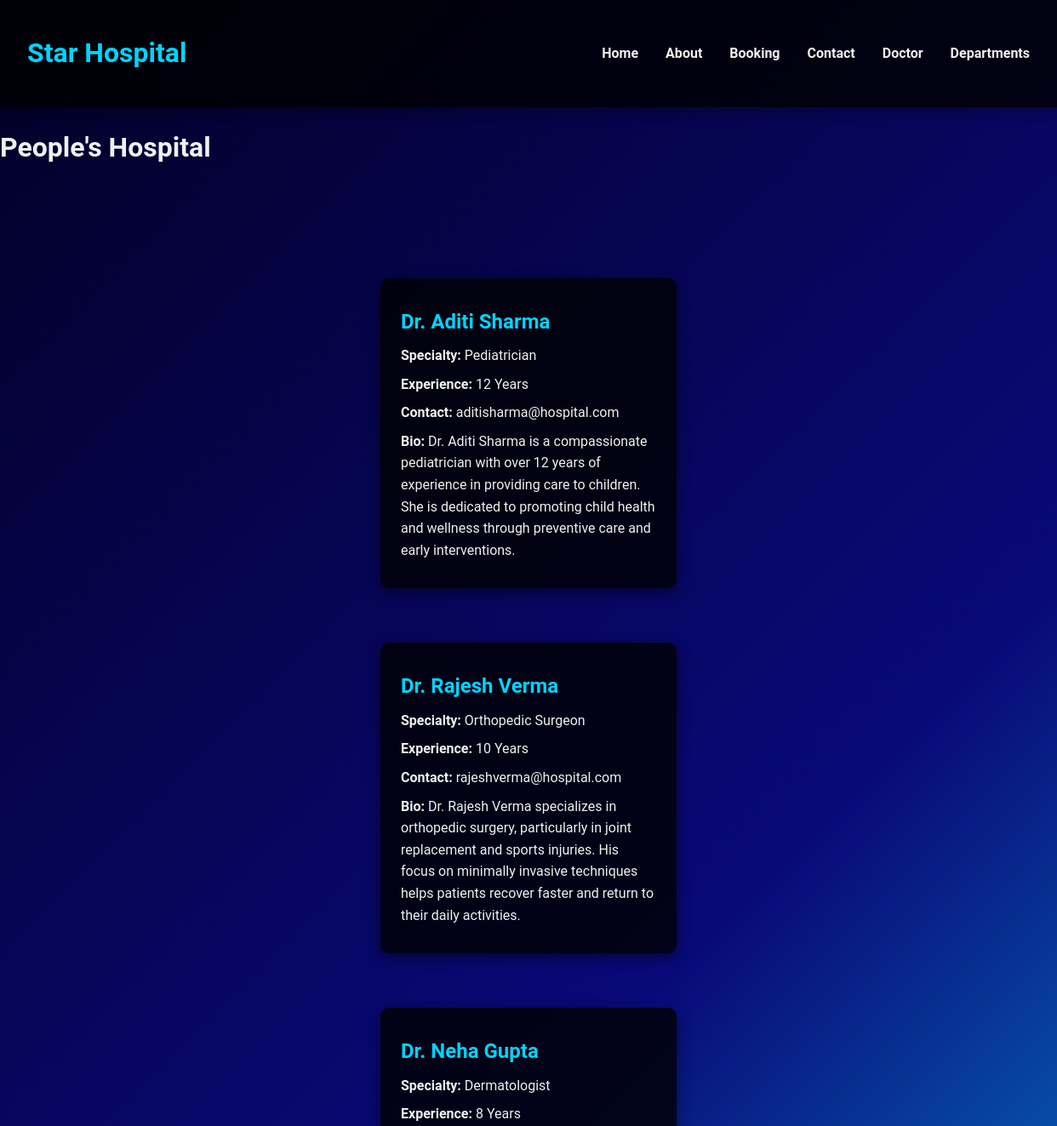
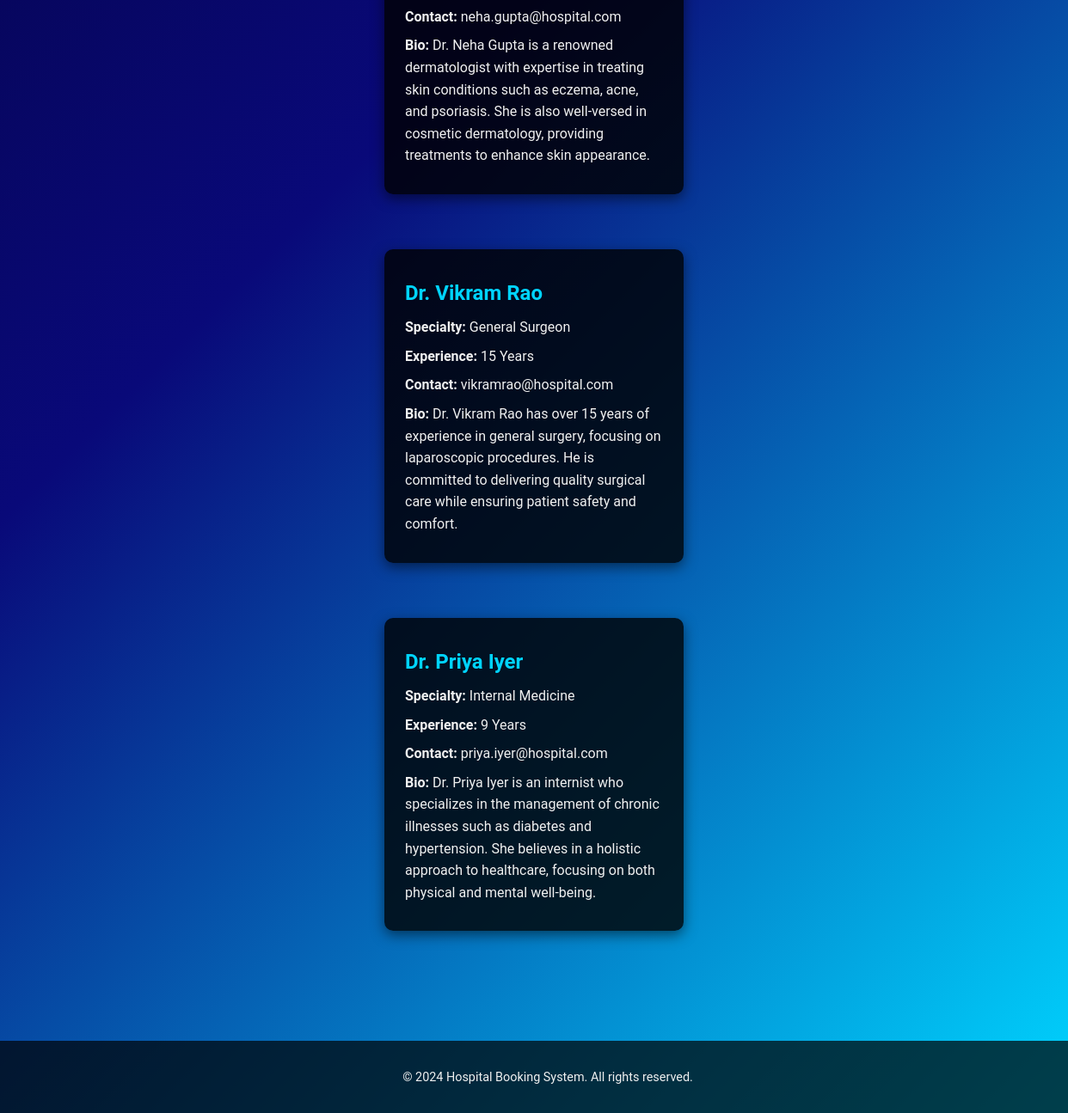
Screenshot of /doctor/ with the database file from the repository (2 pictures, top to bottom).
### home/models.py (models this page shows, shortened)
class Doctor(models.Model):
    name = models.CharField(max_length=100)  # Doctor's full name
    specialty = models.CharField(max_length=100)  # Area of specialization
    experience_years = models.PositiveIntegerField()  # Years of experience
    contact_email = models.EmailField()  # Contact email
    bio = models.TextField()  # Brief biography
    image = models.ImageField(upload_to='doctors/images/', blank=True, null=True)  # Profile image

### home/views.py (the view)
# urls.py: path('doctor/', views.doctor, name='doctor'),
def doctor(request):
    doctors = Doctor.objects.all()
    return render(request,'doctor.html', {'doctors': doctors})

### templates/doctor.html (shortened to what this page needs)
{% extends "index.html" %}
{% load static %}
    {% block content %}
    <section class="doctor-section">
    <div class="container">
        {% for doctor in doctors %}
        <div class="doctor-box">
            <div class="doctor">
                <h2>{{ doctor.name }}</h2>
                <p><strong>Specialty:</strong> {{ doctor.specialty }}</p>
                <p><strong>Experience:</strong> {{ doctor.experience_years }} Years</p>
                <p><strong>Contact:</strong> {{ doctor.contact_email }}</p>
                <p><strong>Bio:</strong> {{ doctor.bio }}</p>
            </div>
        </div>
        {% empty %}
            <p>No doctors available at the moment.</p>
        {% endfor %}
    </div>
</section>
</body>
{% endblock %}

### templates/index.html (shortened to what this page needs)
{% load static %}
<!DOCTYPE html>
<html lang="en">
<head>
    <link rel="stylesheet" href="{% static 'css/index.css' %}">
</head>
<body>
    <header>
        <h1>Star Hospital</h1>
        <nav>
            <ul>
                <li><a href="{% url 'index' %}">Home</a></li>
                <li><a href="{% url 'about' %}">About</a></li>
                <li><a href="{% url 'booking' %}">Booking</a></li>
                <li><a href="{% url 'contact' %}">Contact</a></li>
                <li><a href="{% url 'doctor' %}">Doctor</a></li>
                <li><a href="{% url 'department' %}">Departments</a></li>
            </ul>
        </nav>
    </header>
    <h1>{% block header %}People's Hospital{% endblock %}</h1>
    {% block content %}{% endblock %}
    <footer>
        <p>&copy; 2024 Hospital Booking System. All rights reserved.</p>
    </footer>
</body>
</html>

### static/css/index.css (style rules this page uses)
body { font-family: 'Roboto', sans-serif; background: linear-gradient(135deg, #020024, #090979, #00d4ff); color: #f0f0f0; margin: 0; line-height: 1.6; scroll-behavior: smooth; }
section { padding: 3rem 2rem; margin: 2rem 0; }
header { background: rgba(0, 0, 0, 0.8); display: flex; justify-content: space-between; align-items: center; padding: 1rem 2rem; box-shadow: 0px 4px 15px rgba(0, 0, 0, 0.3); z-index: 1000; position: sticky; top: 0; }
header h1 { font-size: 2rem; color: #00d4ff; }
nav ul { list-style: none; display: flex; gap: 2rem; }
nav a { text-decoration: none; color: #f0f0f0; font-weight: bold; transition: color 0.3s; }
footer { background: rgba(0, 0, 0, 0.9); text-align: center; padding: 1rem; font-size: 0.9rem; }
.container { display: flex; flex-direction: column; gap: 2rem; padding: 2rem; }
body { font-family: 'Roboto', sans-serif; background: linear-gradient(135deg, #020024, #090979, #00d4ff); color: #f0f0f0; margin: 0; line-height: 1.6; }
.container { display: flex; justify-content: center; align-items: center; padding: 2rem; }
h2 { color: #00d4ff; margin-bottom: 1.5rem; }
footer { text-align: center; padding: 1rem; background: rgba(0, 0, 0, 0.7); color: #f0f0f0; position: relative; bottom: 0; width: 100%; }
h2 { color: #00d4ff; margin-bottom: 1rem; }
.doctor { background: rgba(0, 0, 0, 0.8); color: #f0f0f0; border-radius: 10px; padding: 1.5rem; margin: 1rem; width: 300px; box-shadow: 0 5px 15px rgba(0, 0, 0, 0.5); transition: transform 0.3s; }
.doctor h2 { color: #00d4ff; margin: 0.5rem 0; }
.doctor p { margin: 0.5rem 0; }

### rows the page displays
Doctor: name "Dr. Aditi Sharma", specialty "Pediatrician", experience_years "12", contact_email "aditisharma@hospital.com", bio "Dr. Aditi Sharma is a compassionate pediatrician with over 12 years of experience in providing care to children. She is dedicated to promoting child health and wellness through preventive care and early interventions."
Doctor: name "Dr. Rajesh Verma", specialty "Orthopedic Surgeon", experience_years "10", contact_email "rajeshverma@hospital.com", bio "Dr. Rajesh Verma specializes in orthopedic surgery, particularly in joint replacement and sports injuries. His focus on minimally invasive techniques helps patients recover faster and return to their daily activities."
Doctor: name "Dr. Neha Gupta", specialty "Dermatologist", experience_years "8", contact_email "neha.gupta@hospital.com", bio "Dr. Neha Gupta is a renowned dermatologist with expertise in treating skin conditions such as eczema, acne, and psoriasis. She is also well-versed in cosmetic dermatology, providing treatments to enhance skin appearance."
Doctor: name "Dr. Vikram Rao", specialty "General Surgeon", experience_years "15", contact_email "vikramrao@hospital.com", bio "Dr. Vikram Rao has over 15 years of experience in general surgery, focusing on laparoscopic procedures. He is committed to delivering quality surgical care while ensuring patient safety and comfort."
Doctor: name "Dr. Priya Iyer", specialty "Internal Medicine", experience_years "9", contact_email "priya.iyer@hospital.com", bio "Dr. Priya Iyer is an internist who specializes in the management of chronic illnesses such as diabetes and hypertension. She believes in a holistic approach to healthcare, focusing on both physical and mental well-being."
